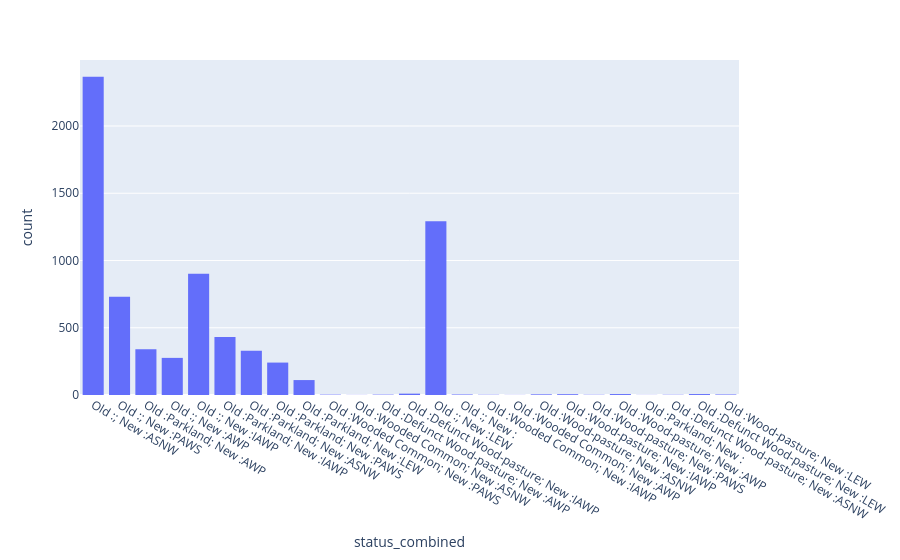

This figure's notebook cell:
### Code cell
# Plot column showing old/ new status
fig = px.histogram(gdf_new_old_all, 'status_combined')
fig.show()

### Figure 1 — Plotly figure (JSON) as saved in the notebook; plotly's stock layout.template omitted (floating-point values rounded to 4 significant figures; data arrays with more than 128 entries replaced by an {"elided": "..."} marker saying what was removed)
{"data": [{"bingroup": "x", "hovertemplate": "status_combined=%{x}<br>count=%{y}<extra></extra>", "legendgroup": "", "marker": {"color": "#636efa", "pattern": {"shape": ""}}, "name": "", "orientation": "v", "showlegend": false, "type": "histogram", "x": {"elided": "7077 str values"}, "xaxis": "x", "yaxis": "y"}], "layout": {"barmode": "relative", "legend": {"tracegroupgap": 0}, "margin": {"t": 60}, "xaxis": {"anchor": "y", "domain": [0, 1], "title": {"text": "status_combined"}}, "yaxis": {"anchor": "x", "domain": [0, 1], "title": {"text": "count"}}}}
